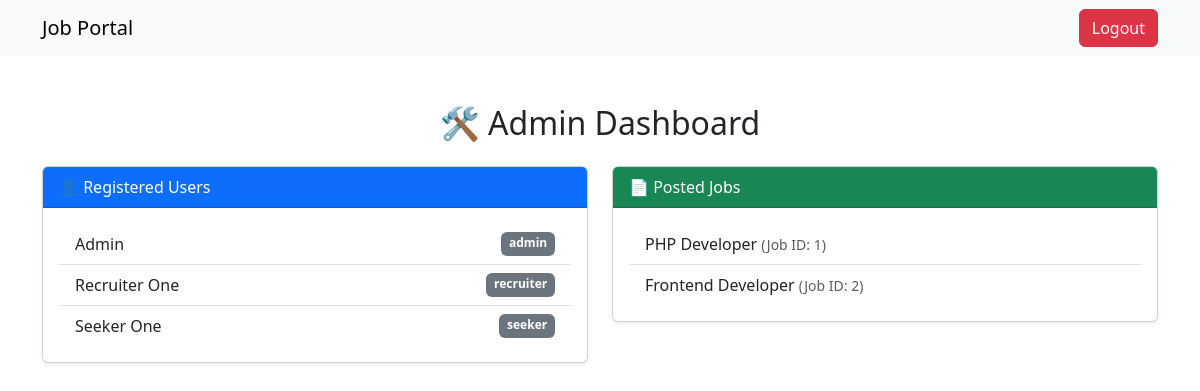
Page /admin/dashboard.php (signed in) on the committed database.
### tables this page shows
CREATE TABLE users (
  id INT AUTO_INCREMENT PRIMARY KEY,
  name VARCHAR(100) NOT NULL,
  email VARCHAR(100) UNIQUE NOT NULL,
  password VARCHAR(255) NOT NULL,
  role ENUM('admin', 'recruiter', 'seeker') NOT NULL
);

CREATE TABLE jobs (
  id INT AUTO_INCREMENT PRIMARY KEY,
  title VARCHAR(255) NOT NULL,
  description TEXT,
  company_name VARCHAR(100),
  location VARCHAR(100),
  salary VARCHAR(100),
  user_id INT,
  FOREIGN KEY (user_id) REFERENCES users(id) ON DELETE CASCADE
);

### config.php (called while the page is built, shortened)
<?php
function esc($s) { return htmlspecialchars($s, ENT_QUOTES); }
?>

### admin/dashboard.php (the view, shortened to what this page needs)
<?php
require '../config.php';
include '../includes/header.php';
$users = $db->query("SELECT * FROM users");
$jobs = $db->query("SELECT * FROM jobs");
?>
<div class="container mt-5">
  <h2 class="mb-4 text-center">🛠️ Admin Dashboard</h2>
  <div class="row g-4">
    <div class="col-md-6">
      <div class="card shadow-sm">
        <div class="card-header bg-primary text-white">
          👤 Registered Users
        </div>
        <div class="card-body">
          <?php if ($users->num_rows === 0): ?>
            <p>No users found.</p>
          <?php else: ?>
            <ul class="list-group list-group-flush">
              <?php while($u = $users->fetch_assoc()): ?>
                <li class="list-group-item d-flex justify-content-between">
                  <span><?= esc($u['name']) ?></span>
                  <span class="badge bg-secondary"><?= esc($u['role']) ?></span>
                </li>
              <?php endwhile; ?>
            </ul>
          <?php endif; ?>
        </div>
      </div>
    </div>
    <div class="col-md-6">
      <div class="card shadow-sm">
        <div class="card-header bg-success text-white">
          📄 Posted Jobs
        </div>
        <div class="card-body">
          <?php if ($jobs->num_rows === 0): ?>
            <p>No jobs found.</p>
          <?php else: ?>
            <ul class="list-group list-group-flush">
              <?php while($j = $jobs->fetch_assoc()): ?>
                <li class="list-group-item"><?= esc($j['title']) ?> <small class="text-muted">(Job ID: <?= $j['id'] ?>)</small></li>
              <?php endwhile; ?>
            </ul>
          <?php endif; ?>
        </div>
      </div>
    </div>
  </div>
</div>
<?php include '../includes/footer.php'; ?>

### rows in the picture
users: name "Admin", role "admin"
users: name "Recruiter One", role "recruiter"
users: name "Seeker One", role "seeker"
jobs: title "PHP Developer", id "1"
jobs: title "Frontend Developer", id "2"
